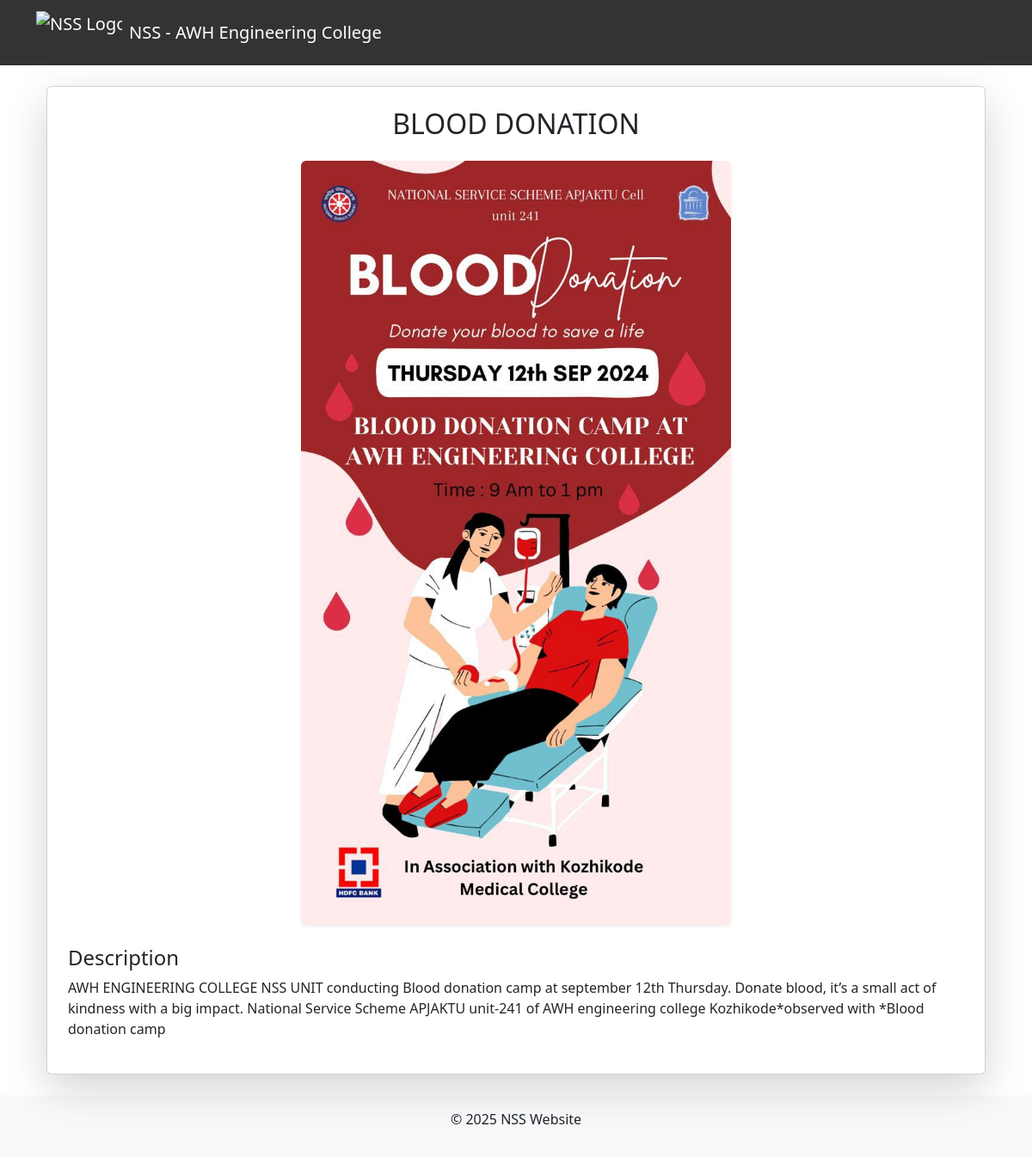
Screenshot of /programs/view/27/ with the database file from the repository.
### nss/models.py (models this page shows, shortened)
class Program(models.Model):
    title = models.CharField(max_length=200)
    description = models.TextField()
    poster_image = models.ImageField(upload_to='program_images/', blank=True, null=True)
    more_description = models.TextField(blank=True, null=True)

### nss/views.py (the view)
# urls.py: path('programs/view/<int:pk>/', views.view_program, name='view_program'),  # ✅ View Program
def view_program(request, pk):
    program = get_object_or_404(Program, pk=pk)
    photos = ProgramPhoto.objects.filter(program=program)  # Get all program photos
    more_photos = MoreProgramPhoto.objects.filter(program=program)  # Get all more program photos
    context = {
        'program': program,
        'photos': photos,
        'more_photos': more_photos
    }
    return render(request, 'programs/view_program.html', context)

### nss/templates/programs/view_program.html (shortened to what this page needs)
{% extends "base.html" %}
{% block content %}
<div class="container mt-4">
    <div class="card p-4 shadow-lg">
        <h2 class="text-center">{{ program.title }}</h2>
        {% if program.poster_image %}
        <div class="text-center">
            <img src="{{ program.poster_image.url }}" class="img-fluid rounded shadow-sm mt-3" style="max-width: 500px;" alt="Program Poster">
        </div>
        {% endif %}
        <div class="mt-4">
            <h4>Description</h4>
            <p>{{ program.description }}</p>
        </div>
    </div>
</div>
{% endblock %}

### rows the page displays
Program: title "BLOOD DONATION", poster_image (picture), description "AWH ENGINEERING COLLEGE NSS UNIT conducting Blood donation camp at september 12th Thursday. Donate blood, it’s a small act of kindness with a big impact. National Service Scheme APJAKTU unit-241 of AWH engineering college Kozhikode*observed with *Blood donation camp"
